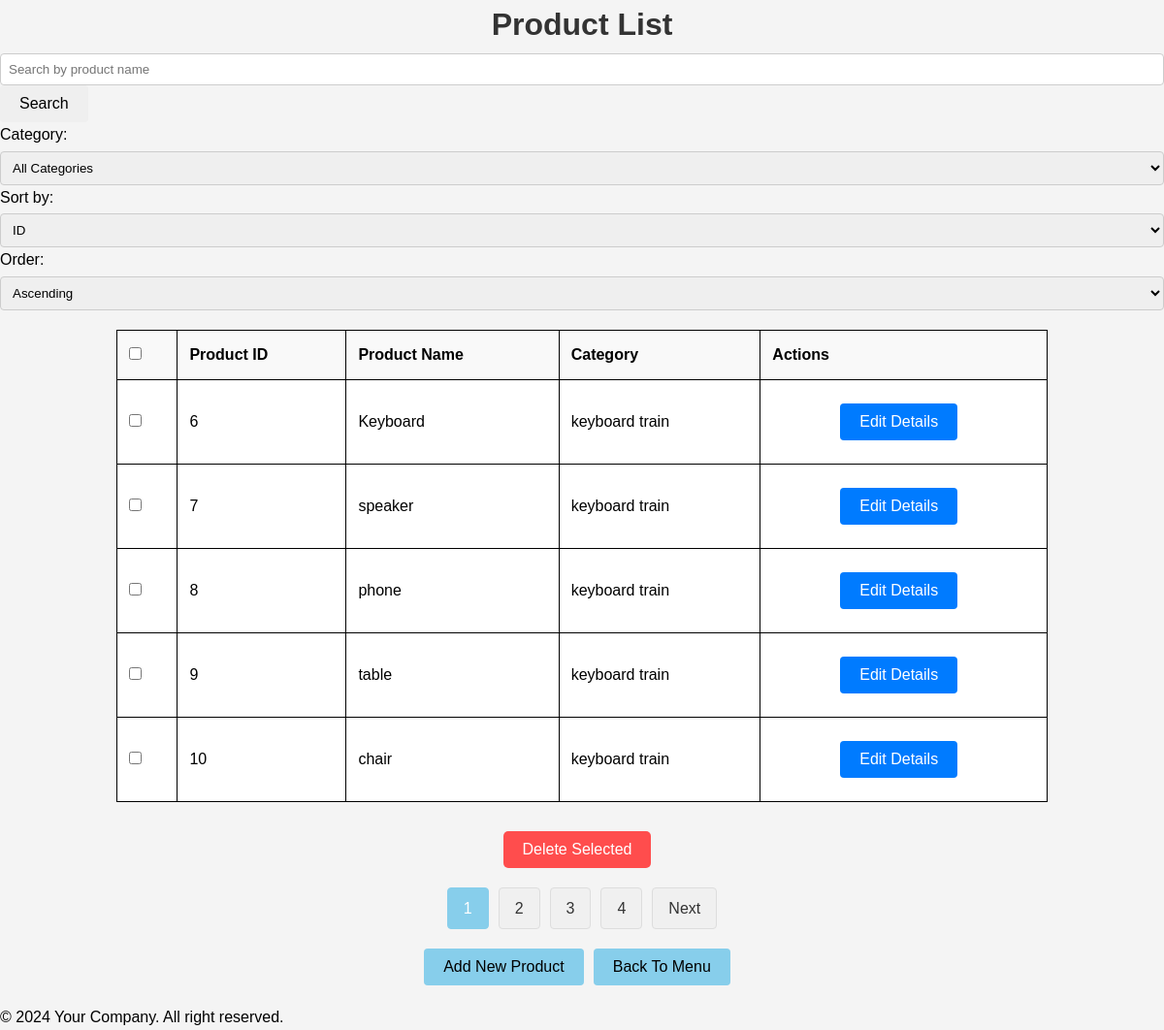
Page /admin/productList.php on the committed database.
### tables this page shows
CREATE TABLE `product` (
  `product_id` int(10) NOT NULL AUTO_INCREMENT,
  `name` varchar(100) NOT NULL,
  `price` decimal(10,2) NOT NULL,
  `category_id` int(10) NOT NULL,
  `quantity` int(10) NOT NULL,
  `product_photo` varchar(100) NOT NULL,
  `description` varchar(1000) NOT NULL,
  `weight` decimal(10,2) NOT NULL,
  PRIMARY KEY (`product_id`),
  KEY `category_id` (`category_id`)
);

CREATE TABLE `category` (
  `category_id` int(10) NOT NULL AUTO_INCREMENT,
  `category_name` varchar(100) NOT NULL,
  `product_id` int(10) NOT NULL,
  PRIMARY KEY (`category_id`),
  KEY `product_id` (`product_id`)
);

### admin/productList.php (the view, shortened to what this page needs)
<?php
include '../_base.php';
$search_query = isset($_GET['search']) ? trim($_GET['search']) : '';
$page = isset($_GET['page']) ? (int)$_GET['page'] : 1;
$records_per_page = 5;
$offset = ($page - 1) * $records_per_page;
$sort_by = isset($_GET['sort_by']) ? $_GET['sort_by'] : 'product_id';
$sort_order = isset($_GET['sort_order']) ? $_GET['sort_order'] : 'ASC';
$category_filter = isset($_GET['category']) ? $_GET['category'] : '';
$sql = 'SELECT p.*, c.category_name FROM product p
LEFT JOIN category c ON p.category_id = c.category_id WHERE 1';
$params = [];
$count_sql = 'SELECT COUNT(*) FROM product p WHERE 1';
$count_stm = $_db->prepare($count_sql);
$count_stm->execute($params);
$total_records = $count_stm->fetchColumn();
$total_pages = ceil($total_records / $records_per_page);
$sql .= ' ORDER BY ' . $sort_by . ' ' . $sort_order;
$sql .= ' LIMIT ' . $records_per_page . ' OFFSET ' . $offset;
$stm = $_db->prepare($sql);
$stm->execute($params);
$product = $stm->fetchAll(PDO::FETCH_OBJ);
include '../_head.php';
?>
<link rel="stylesheet" href="../css/product.css">
<div class="container">
    <h1>Product List</h1>
    <form action="productList.php" method="get">
        <input type="text" name="search" placeholder="Search by product name" value="<?= htmlspecialchars($search_query) ?>">
        <button type="submit" class="form-button">Search</button>
    </form>
    <div class="filter-sorting">
        <form action="productList.php" method="get">
            <label for="category">Category:</label>
            <select name="category" id="category" onchange="this.form.submit()">
                <option value="">All Categories</option>
            </select>
            <label for="sort_by">Sort by:</label>
            <select name="sort_by" id="sort_by" onchange="this.form.submit()">
                <option value="product_id" <?= $sort_by == 'product_id' ? 'selected' : '' ?>>ID</option>
            </select>
            <label for="sort_order">Order:</label>
            <select name="sort_order" id="sort_order" onchange="this.form.submit()">
                <option value="ASC" <?= $sort_order == 'ASC' ? 'selected' : '' ?>>Ascending</option>
            </select>
        </form>
    </div>
    <div class="table-wrapper">
    <form method="post" action="deleteProducts.php">
        <?php if ($product): ?>
            <table>
                <thead>
                    <tr>
                        <th><input type="checkbox" id="select-all"></th>
                        <th>Product ID</th>
                        <th>Product Name</th>
                        <th>Category</th>
                        <th>Actions</th>
                    </tr>
                </thead>
                <tbody>
                    <?php foreach ($product as $p): ?>
                        <tr>
                            <td><input type="checkbox" name="product_ids[]" value="<?= $p->product_id ?>" class="product-checkbox"></td>
                            <td><?= htmlspecialchars($p->product_id) ?></td>
                            <td><?= htmlspecialchars($p->name) ?></td>
                            <td><?= htmlspecialchars($p->category_name) ?></td>
                            <td class="actions">
                                <a href="productEdit.php?product_id=<?= $p->product_id ?>" class="edit-container">
                                    <button type="button">Edit Details</button>
                                </a>
                            </td>
                        </tr>
                    <?php endforeach; ?>
                </tbody>
            </table>
            <div class="action-buttons">
                <button type="submit" id="delete-selected" onclick="return confirm('Are you sure you want to delete the selected products?');">Delete Selected</button>
            </div>
            <div class="pagination-container">
                <?php for ($i = 1; $i <= $total_pages; $i++): ?>
                    <?php if ($i == $page): ?>
                        <span class="current-page"><?= $i ?></span>
                    <?php else: ?>
                        <a href="?search=<?= urlencode($search_query) ?>&page=<?= $i ?>&sort_by=<?= urlencode($sort_by) ?>&sort_order=<?= urlencode($sort_order) ?>&category=<?= urlencode($category_filter) ?>" class="pagination-button"><?= $i ?></a>
                    <?php endif; ?>
                <?php endfor; ?>
                <?php if ($page < $total_pages): ?>
                    <a href="?search=<?= urlencode($search_query) ?>&page=<?= $page + 1 ?>&sort_by=<?= urlencode($sort_by) ?>&sort_order=<?= urlencode($sort_order) ?>&category=<?= urlencode($category_filter) ?>" class="pagination-button">Next</a>
                <?php endif; ?>
            </div>
        <?php else: ?>
            <p class="no-results">No products found.</p>
        <?php endif; ?>
    </form>
    <div class="action-buttons">
        <a href="newProduct.php"><button type="button" id="add-new">Add New Product</button></a>
        <a href="admin.php"><button type="button" id="back-to-menu">Back To Menu</button></a>
    </div>
</div>
</div>
<?php
include '../_foot.php';

### _head.php (shortened to what this page needs)
<!DOCTYPE html>
<html lang="en">
<head>
    <link rel="stylesheet" href="/css/image.css">
</head>
<body>
    <main>

### _foot.php
</main>
<footer>
    &copy; 2024 Your Company. All right reserved.
</footer>
</body>
</html>

### css/product.css (style rules this page uses)
* { margin: 0; padding: 0; text-decoration: none; list-style-type: none; box-sizing: border-box; user-select: none; }
body { font-family: Arial, sans-serif; line-height: 1.6; margin: 0; padding: 0; background-color: #f4f4f4; }
h1 { text-align: center; color: #333; }
.table-wrapper { max-width: 1000px; margin: 20px auto; padding: 0 20px; }
table { width: 100%; border-collapse: collapse; border: 1px solid black; }
table th, table td { padding: 12px; border: 1px solid black; text-align: left; }
table th { background: #f9f9f9; font-weight: bold; }
table td { background-color: #fff; }
input[type="text"], input[type="number"], textarea, select { width: 100%; padding: 8px; margin-top: 4px; border: 1px solid #ccc; border-radius: 4px; box-sizing: border-box; }
button { padding: 10px 20px; border: none; border-radius: 4px; cursor: pointer; font-size: 16px; margin-right: 10px; }
.action-buttons { display: flex; justify-content: center; margin-top: 20px; }
button#delete-selected { background-color: #ff4d4d; color: #fff; border: none; border-radius: 5px; padding: 10px 20px; cursor: pointer; font-size: 16px; align-self: flex-end; margin-top: 10px; transition: background-color 0.3s ease; }
button#add-new, button#back-to-menu { background-color: #87CEEB; color: #fff; border: none; border-radius: 4px; padding: 10px 20px; cursor: pointer; font-size: 16px; color: black; margin-right: 10px; transition: background-color 0.3s ease; }
.edit-container { display: flex; justify-content: center; align-items: center; border-radius: 8px; padding: 8px; margin: 4px; }
.edit-container button { background-color: #007bff; color: #fff; border: none; border-radius: 4px; padding: 10px 20px; cursor: pointer; font-size: 16px; }
.pagination-container { display: flex; justify-content: center; align-items: center; margin: 20px 0; }
.pagination-button { background-color: #f0f0f0; color: #333; border: 1px solid #ddd; border-radius: 4px; padding: 8px 16px; text-decoration: none; margin: 0 5px; font-size: 16px; }
.current-page { background-color: #87CEEB; color: #fff; border: 1px solid #87CEEB; padding: 8px 16px; margin: 0 5px; font-size: 16px; border-radius: 4px; transition: background-color 0.3s ease; }

### rows in the picture
product: product_id "6", name "Keyboard", category.category_name "keyboard train"
product: product_id "7", name "speaker", category.category_name "keyboard train"
product: product_id "8", name "phone", category.category_name "keyboard train"
product: product_id "9", name "table", category.category_name "keyboard train"
product: product_id "10", name "chair", category.category_name "keyboard train"
